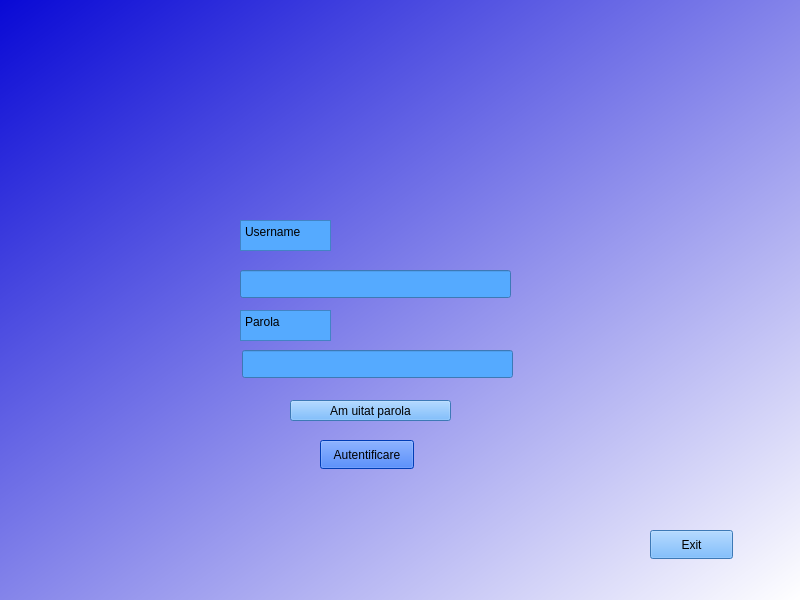
<?xml version="1.0" encoding="UTF-8"?>
<ui version="4.0">
 <class>Autentif</class>
 <widget class="QWidget" name="Autentif">
  <property name="geometry">
   <rect>
    <x>0</x>
    <y>0</y>
    <width>800</width>
    <height>600</height>
   </rect>
  </property>
  <property name="windowTitle">
   <string>MyDrive</string>
  </property>
  <property name="windowIcon">
   <iconset resource="resurse.qrc">
    <normaloff>:/imagini/d.ico</normaloff>:/imagini/d.ico</iconset>
  </property>
  <property name="styleSheet">
   <string notr="true">background-color: qlineargradient(spread:pad, x1:0, y1:0, x2:1, y2:1, stop:0 rgba(9, 9, 213, 255), stop:1 rgba(255, 255, 255, 255));</string>
  </property>
  <widget class="QPushButton" name="pushButton">
   <property name="geometry">
    <rect>
     <x>320</x>
     <y>440</y>
     <width>94</width>
     <height>29</height>
    </rect>
   </property>
   <property name="styleSheet">
    <string notr="true">background-color: rgb(0, 85, 255);</string>
   </property>
   <property name="text">
    <string>Autentificare</string>
   </property>
  </widget>
  <widget class="QLineEdit" name="lineEdit">
   <property name="geometry">
    <rect>
     <x>242</x>
     <y>350</y>
     <width>271</width>
     <height>28</height>
    </rect>
   </property>
   <property name="styleSheet">
    <string notr="true">background-color: rgb(85, 170, 255);</string>
   </property>
   <property name="text">
    <string/>
   </property>
   <property name="echoMode">
    <enum>QLineEdit::Password</enum>
   </property>
  </widget>
  <widget class="QLineEdit" name="lineEdit_2">
   <property name="geometry">
    <rect>
     <x>240</x>
     <y>270</y>
     <width>271</width>
     <height>28</height>
    </rect>
   </property>
   <property name="styleSheet">
    <string notr="true">background-color: rgb(85, 170, 255);</string>
   </property>
   <property name="text">
    <string/>
   </property>
  </widget>
  <widget class="QTextBrowser" name="textBrowser">
   <property name="geometry">
    <rect>
     <x>240</x>
     <y>220</y>
     <width>91</width>
     <height>31</height>
    </rect>
   </property>
   <property name="styleSheet">
    <string notr="true">background-color: rgb(85, 170, 255);</string>
   </property>
   <property name="html">
    <string>&lt;!DOCTYPE HTML PUBLIC &quot;-//W3C//DTD HTML 4.0//EN&quot; &quot;http://www.w3.org/TR/REC-html40/strict.dtd&quot;&gt;
&lt;html&gt;&lt;head&gt;&lt;meta name=&quot;qrichtext&quot; content=&quot;1&quot; /&gt;&lt;meta charset=&quot;utf-8&quot; /&gt;&lt;style type=&quot;text/css&quot;&gt;
p, li { white-space: pre-wrap; }
&lt;/style&gt;&lt;/head&gt;&lt;body style=&quot; font-family:'Segoe UI'; font-size:9pt; font-weight:400; font-style:normal;&quot;&gt;
&lt;p style=&quot; margin-top:0px; margin-bottom:0px; margin-left:0px; margin-right:0px; -qt-block-indent:0; text-indent:0px;&quot;&gt;Username&lt;/p&gt;&lt;/body&gt;&lt;/html&gt;</string>
   </property>
  </widget>
  <widget class="QTextBrowser" name="textBrowser_2">
   <property name="geometry">
    <rect>
     <x>240</x>
     <y>310</y>
     <width>91</width>
     <height>31</height>
    </rect>
   </property>
   <property name="styleSheet">
    <string notr="true">background-color: rgb(85, 170, 255);</string>
   </property>
   <property name="html">
    <string>&lt;!DOCTYPE HTML PUBLIC &quot;-//W3C//DTD HTML 4.0//EN&quot; &quot;http://www.w3.org/TR/REC-html40/strict.dtd&quot;&gt;
&lt;html&gt;&lt;head&gt;&lt;meta name=&quot;qrichtext&quot; content=&quot;1&quot; /&gt;&lt;meta charset=&quot;utf-8&quot; /&gt;&lt;style type=&quot;text/css&quot;&gt;
p, li { white-space: pre-wrap; }
&lt;/style&gt;&lt;/head&gt;&lt;body style=&quot; font-family:'Segoe UI'; font-size:9pt; font-weight:400; font-style:normal;&quot;&gt;
&lt;p style=&quot; margin-top:0px; margin-bottom:0px; margin-left:0px; margin-right:0px; -qt-block-indent:0; text-indent:0px;&quot;&gt;Parola&lt;/p&gt;&lt;/body&gt;&lt;/html&gt;</string>
   </property>
  </widget>
  <widget class="QPushButton" name="Exit">
   <property name="geometry">
    <rect>
     <x>650</x>
     <y>530</y>
     <width>83</width>
     <height>29</height>
    </rect>
   </property>
   <property name="styleSheet">
    <string notr="true">background-color: rgb(85, 170, 255);</string>
   </property>
   <property name="text">
    <string>Exit</string>
   </property>
  </widget>
  <widget class="QPushButton" name="AmUitat">
   <property name="geometry">
    <rect>
     <x>290</x>
     <y>400</y>
     <width>161</width>
     <height>21</height>
    </rect>
   </property>
   <property name="styleSheet">
    <string notr="true">background-color: rgb(85, 170, 255);</string>
   </property>
   <property name="text">
    <string>Am uitat parola</string>
   </property>
  </widget>
 </widget>
 <resources>
  <include location="resurse.qrc"/>
 </resources>
 <connections/>
</ui>
